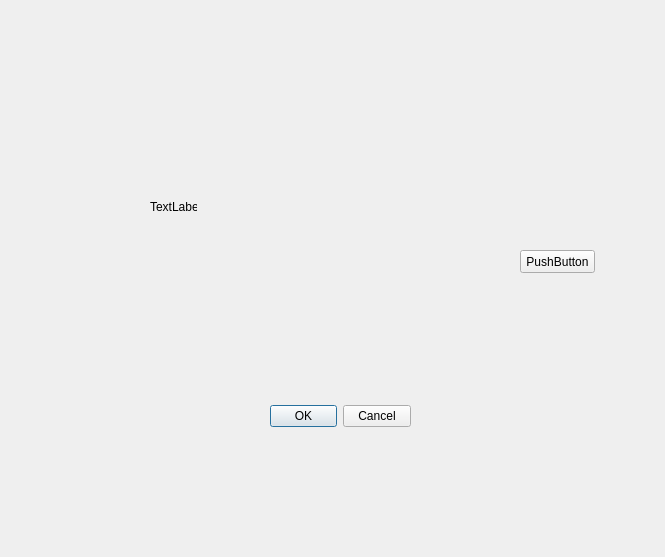
<?xml version="1.0" encoding="UTF-8"?>
<ui version="4.0">
 <class>Dialog</class>
 <widget class="QDialog" name="Dialog">
  <property name="geometry">
   <rect>
    <x>0</x>
    <y>0</y>
    <width>665</width>
    <height>557</height>
   </rect>
  </property>
  <property name="windowTitle">
   <string>Dialog</string>
  </property>
  <widget class="QDialogButtonBox" name="buttonBox">
   <property name="geometry">
    <rect>
     <x>270</x>
     <y>391</y>
     <width>141</width>
     <height>51</height>
    </rect>
   </property>
   <property name="orientation">
    <enum>Qt::Horizontal</enum>
   </property>
   <property name="standardButtons">
    <set>QDialogButtonBox::Cancel|QDialogButtonBox::Ok</set>
   </property>
  </widget>
  <widget class="QPushButton" name="pushButton">
   <property name="geometry">
    <rect>
     <x>520</x>
     <y>250</y>
     <width>75</width>
     <height>23</height>
    </rect>
   </property>
   <property name="text">
    <string>PushButton</string>
   </property>
  </widget>
  <widget class="QLabel" name="label">
   <property name="geometry">
    <rect>
     <x>150</x>
     <y>200</y>
     <width>47</width>
     <height>13</height>
    </rect>
   </property>
   <property name="text">
    <string>TextLabel</string>
   </property>
  </widget>
 </widget>
 <resources/>
 <connections>
  <connection>
   <sender>buttonBox</sender>
   <signal>accepted()</signal>
   <receiver>Dialog</receiver>
   <slot>accept()</slot>
   <hints>
    <hint type="sourcelabel">
     <x>248</x>
     <y>254</y>
    </hint>
    <hint type="destinationlabel">
     <x>157</x>
     <y>274</y>
    </hint>
   </hints>
  </connection>
  <connection>
   <sender>buttonBox</sender>
   <signal>rejected()</signal>
   <receiver>Dialog</receiver>
   <slot>reject()</slot>
   <hints>
    <hint type="sourcelabel">
     <x>316</x>
     <y>260</y>
    </hint>
    <hint type="destinationlabel">
     <x>286</x>
     <y>274</y>
    </hint>
   </hints>
  </connection>
 </connections>
</ui>
